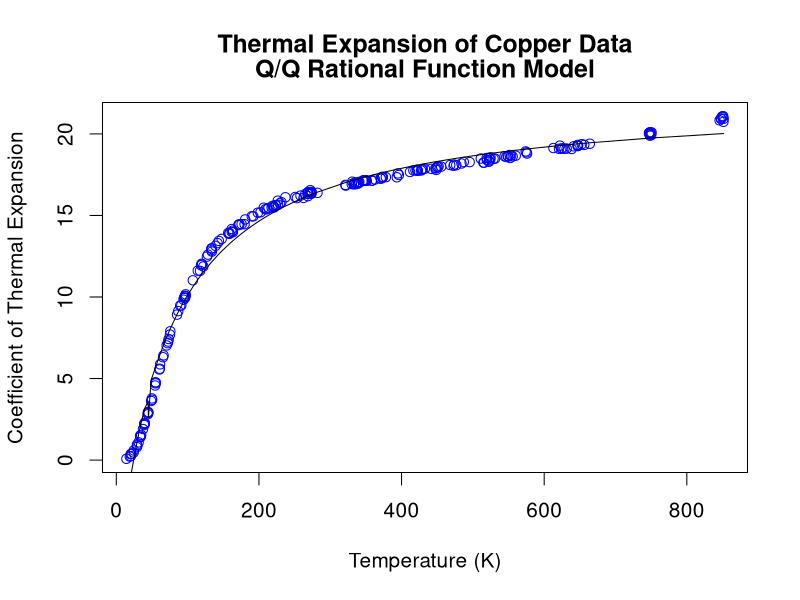
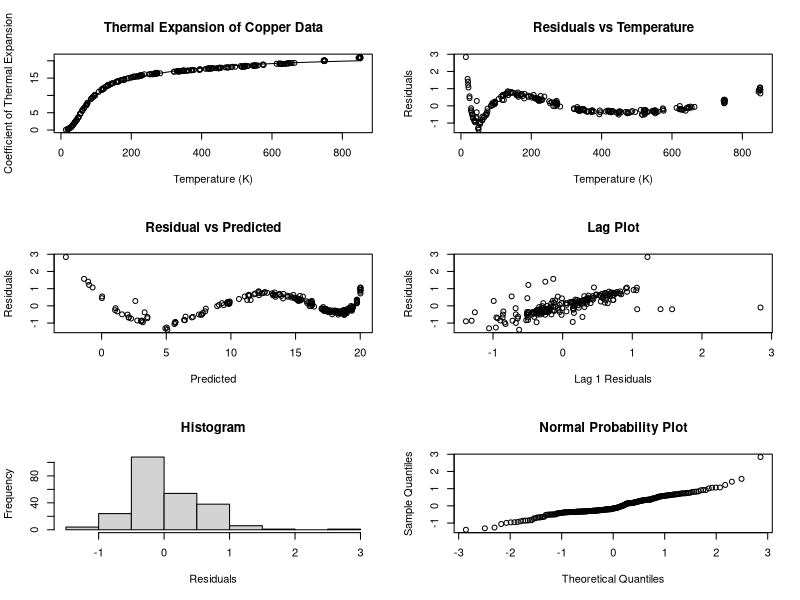
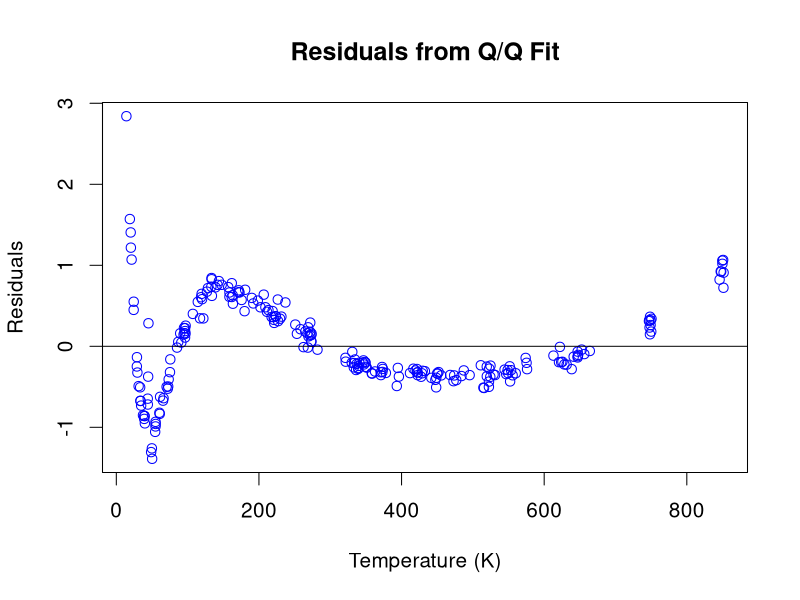

Here is the R script that generated these plots, in order:
######################################################################
##
## regression-4.6.4.4.R
##
## AUTHOR:       Jolene Splett
## MODIFICATION: 2007 Apr 19
## HANDBOOK:     4.6.4.4. Quadratic/Quadratic Rational Function Model 
## http://www.itl.nist.gov/div898/handbook/pmd/section6/pmd644.htm

######################################################################
##
## LEFT SIDE BAR:  Q/Q Rational Function Model

## The following 5 points were used to generate the starting values
## for the Q/Q fit.

##  TEMP        THERMEXP
##  ----        --------
##   10             0
##   50             5
##  120            12
##  200            15
##  800            20

## Create vector with dependent variable, coefficient of thermal expansion
tec = c(0.591,1.547,2.902,2.894,4.703,6.307,7.030,7.898,9.470,9.484,10.072,
      10.163,11.615,12.005,12.478,12.982,12.970,13.926,14.452,14.404,
      15.190,15.550,15.528,15.499,16.131,16.438,16.387,16.549,16.872,
      16.830,16.926,16.907,16.966,17.060,17.122,17.311,17.355,17.668,
      17.767,17.803,17.765,17.768,17.736,17.858,17.877,17.912,18.046,
      18.085,18.291,18.357,18.426,18.584,18.610,18.870,18.795,19.111,
      0.367,0.796,0.892,1.903,2.150,3.697,5.870,6.421,7.422,9.944,11.023,
      11.870,12.786,14.067,13.974,14.462,14.464,15.381,15.483,15.590,
      16.075,16.347,16.181,16.915,17.003,16.978,17.756,17.808,17.868,
      18.481,18.486,19.090,16.062,16.337,16.345,16.388,17.159,17.116,
      17.164,17.123,17.979,17.974,18.007,17.993,18.523,18.669,18.617,
      19.371,19.330,0.080,0.248,1.089,1.418,2.278,3.624,4.574,5.556,
      7.267,7.695,9.136,9.959,9.957,11.600,13.138,13.564,13.871,13.994,
      14.947,15.473,15.379,15.455,15.908,16.114,17.071,17.135,17.282,
      17.368,17.483,17.764,18.185,18.271,18.236,18.237,18.523,18.627,
      18.665,19.086,0.214,0.943,1.429,2.241,2.951,3.782,4.757,5.602,
      7.169,8.920,10.055,12.035,12.861,13.436,14.167,14.755,15.168,
      15.651,15.746,16.216,16.445,16.965,17.121,17.206,17.250,17.339,
      17.793,18.123,18.490,18.566,18.645,18.706,18.924,19.100,0.375,
      0.471,1.504,2.204,2.813,4.765,9.835,10.040,11.946,12.596,13.303,
      13.922,14.440,14.951,15.627,15.639,15.814,16.315,16.334,16.430,
      16.423,17.024,17.009,17.165,17.134,17.349,17.576,17.848,18.090,
      18.276,18.404,18.519,19.133,19.074,19.239,19.280,19.101,19.398,
      19.252,19.890,20.007,19.929,19.268,19.324,20.049,20.107,20.062,
      20.065,19.286,19.972,20.088,20.743,20.830,20.935,21.035,20.930,
      21.074,21.085,20.935)

## Create vector with independent variable, temperature (K)
temp = c(24.41,34.82,44.09,45.07,54.98,65.51,70.53,75.70,89.57,91.14,96.40,
      97.19,114.26,120.25,127.08,133.55,133.61,158.67,172.74,171.31,
      202.14,220.55,221.05,221.39,250.99,268.99,271.80,271.97,321.31,
      321.69,330.14,333.03,333.47,340.77,345.65,373.11,373.79,411.82,
      419.51,421.59,422.02,422.47,422.61,441.75,447.41,448.70,472.89,
      476.69,522.47,522.62,524.43,546.75,549.53,575.29,576.00,625.55,
      20.15,28.78,29.57,37.41,39.12,50.24,61.38,66.25,73.42,95.52,
      107.32,122.04,134.03,163.19,163.48,175.70,179.86,211.27,217.78,
      219.14,262.52,268.01,268.62,336.25,337.23,339.33,427.38,428.58,
      432.68,528.99,531.08,628.34,253.24,273.13,273.66,282.10,346.62,
      347.19,348.78,351.18,450.10,450.35,451.92,455.56,552.22,553.56,
      555.74,652.59,656.20,14.13,20.41,31.30,33.84,39.70,48.83,54.50,
      60.41,72.77,75.25,86.84,94.88,96.40,117.37,139.08,147.73,158.63,
      161.84,192.11,206.76,209.07,213.32,226.44,237.12,330.90,358.72,
      370.77,372.72,396.24,416.59,484.02,495.47,514.78,515.65,519.47,
      544.47,560.11,620.77,18.97,28.93,33.91,40.03,44.66,49.87,55.16,
      60.90,72.08,85.15,97.06,119.63,133.27,143.84,161.91,180.67,
      198.44,226.86,229.65,258.27,273.77,339.15,350.13,362.75,371.03,
      393.32,448.53,473.78,511.12,524.70,548.75,551.64,574.02,623.86,
      21.46,24.33,33.43,39.22,44.18,55.02,94.33,96.44,118.82,128.48,
      141.94,156.92,171.65,190.00,223.26,223.88,231.50,265.05,269.44,
      271.78,273.46,334.61,339.79,349.52,358.18,377.98,394.77,429.66,
      468.22,487.27,519.54,523.03,612.99,638.59,641.36,622.05,631.50,
      663.97,646.90,748.29,749.21,750.14,647.04,646.89,746.90,748.43,
      747.35,749.27,647.61,747.78,750.51,851.37,845.97,847.54,849.93,
      851.61,849.75,850.98,848.23)

## Determine number of observations
len = length(tec)

## Save labels for plots
xax = "Temperature (K)"
yax = "Coefficient of Thermal Expansion"
ttl = "Thermal Expansion of Copper Data"
ttl2 = "Q/Q Rational Function Model"

######################################################################
##
## LEFT SIDE BAR:  Starting Values

## We used R to generate starting values based on the procedure described
## in <Section 4.6.4.2>.

## Starting values for Q/Q model

x = c(10,50,120,200,800)
y = c(0,5,12,15,20)
x2 = x*x
xy = -x*y
x2y = -(x*x*y)
sout = lm(y~x+x2+xy+x2y)
stc = sout$coef
stc

##>   (Intercept)             x            x2            xy           x2y 
##> -3.0054502985  0.3688294835 -0.0068284454 -0.0112341033 -0.0003061251 

## The important information in this output are the estimates for 
## A0, A1, A2, B1, and B2 (B0 is always set to 1). These values are 
## used as the starting values for the fit in the next section.

######################################################################
##
## LEFT SIDE BAR:  Nonlinear Fit Output

## R was used to generate the following output for the nonlinear fit.

## Fit Q/Q model
out = nls(tec ~ (a0 + a1*temp + a2*temp**2)/(1 + b1*temp + b2*temp**2),
    start=list(a0=stc[1],a1=stc[2],a2=stc[3],b1=stc[4],b2=stc[5]))
outs = summary(out)
outs

##> Formula: tec ~ (a0 + a1 * temp + a2 * temp^2)/(1 + b1 * temp + b2 * temp^2)

##> Parameters:
##>      Estimate Std. Error t value Pr(>|t|)    
##> a0 -8.028e+00  3.988e-01  -20.13   <2e-16 ***
##> a1  5.083e-01  1.930e-02   26.33   <2e-16 ***
##> a2 -7.307e-03  2.463e-04  -29.67   <2e-16 ***
##> b1 -7.040e-03  5.235e-04  -13.45   <2e-16 ***
##> b2 -3.288e-04  1.242e-05  -26.47   <2e-16 ***
##> ---
##> Signif. codes:  0 '***' 0.001 '**' 0.01 '*' 0.05 '.' 0.1 ' ' 1 

##> Residual standard error: 0.5501 on 231 degrees of freedom

##> Correlation of Parameter Estimates:
##>    a0 a1 a2 b1
##> a1 B  1       
##> a2 *  B  1    
##> b1 +  +  +  1 
##> b2 *  B  B  + 
##> attr(,"legend")
##> [1] 0 ' ' 0.3 '.' 0.6 ',' 0.8 '+' 0.9 '*' 0.95 'B' 1

## Save fit information for plotting
pred = tec - outs$resid
dfout = data.frame(pred,temp)
dfout = dfout[order(temp),]

## The above output yields the following estimated model.

##  y = \frac{-8.123 + 0.513x - 0.007737x^{2}} {1 - 0.00690x - 0.000332x^{2}} 

######################################################################
##
## LEFT SIDE BAR:  Plot of Q/Q Rational Function Fit

## We generate a plot of the fitted rational function model with 
## the raw data.

## Plot data and predicted curve
par(mfrow=c(1,1),ask=T,cex=1.25)
plot(temp,tec,xlab=xax,ylab=yax,col="blue")
lines(dfout$temp,dfout$pred)
title(ttl,line=2)
title(ttl2,line=1)

## Looking at the fitted function with the raw data appears to show 
## a reasonable fit.

######################################################################
##
## LEFT SIDE BAR:  6-Plot for Model Validation

## Although the plot of the fitted function with the raw data appears 
## to show a reasonable fit, we need to validate the 
## <model assumptions 4.2.1>. The <6-plot 1.3.3.33> is an effective 
## tool for this purpose.

## Residual 6-plot
par(mfrow=c(3,2),ask=T)
plot(temp,tec,xlab=xax, ylab=yax, main=ttl)
lines(dfout$temp,dfout$pred)
plot(temp,outs$resid, ylab="Residuals", xlab="Temperature (K)",
     main="Residuals vs Temperature")
plot(pred,outs$resid, ylab="Residuals", xlab="Predicted",
     main="Residual vs Predicted")
plot(outs$resid[2:len],outs$resid[1:len-1], ylab="Residuals",
     xlab="Lag 1 Residuals", main="Lag Plot")
hist(outs$resid, ylab="Frequency", xlab="Residuals", 
     main="Histogram")
qqnorm(outs$resid, main="Normal Probability Plot")


## The plot of the residuals versus the predictor variable temperature 
## (row 1, column 2) and of the residuals versus the predicted values 
## (row 1, column 3) indicate a distinct pattern in the residuals. 
## This suggests that the assumption of random errors is badly violated.

######################################################################
##
## LEFT SIDE BAR:  Residual Plot

## We generate a full-sized residual plot in order to show more detail.

## Enlarged residual plot
par(mfrow=c(1,1),ask=T,cex=1.25)
plot(temp,outs$resid, ylab="Residuals", xlab="Temperature (K)",
     main="Residuals from Q/Q Fit", col="blue")
abline(h=0)

## The full-sized residual plot clearly shows the distinct pattern in 
## the residuals. When residuals exhibit a clear pattern, the 
## corresponding errors are probably not random.

######################################################################
## ================================================================ ##
######################################################################
